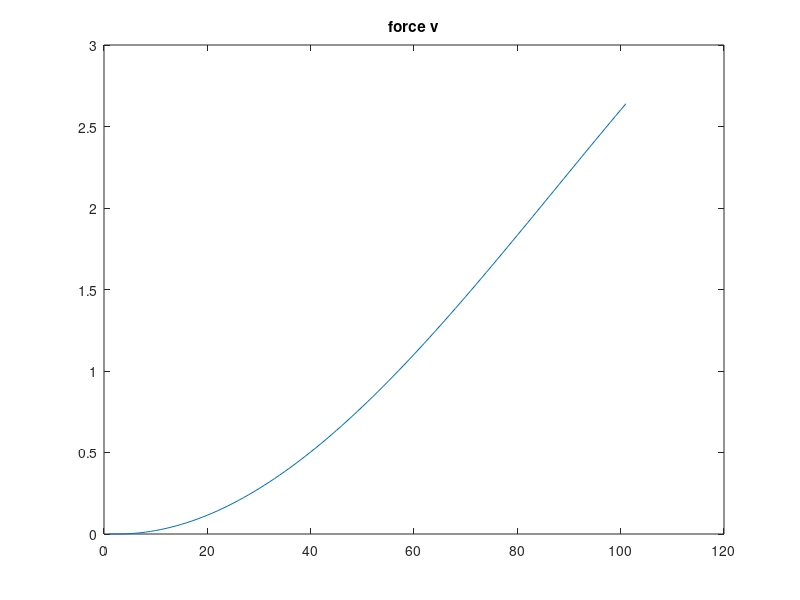
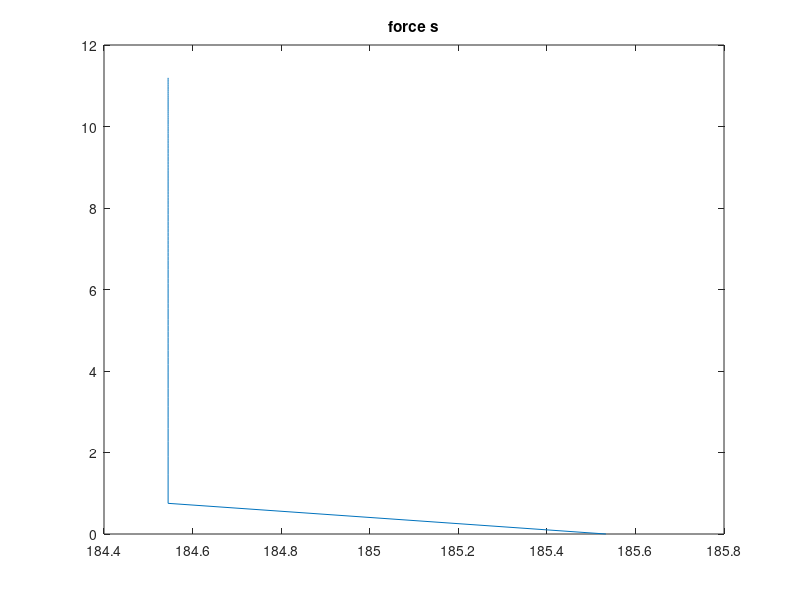
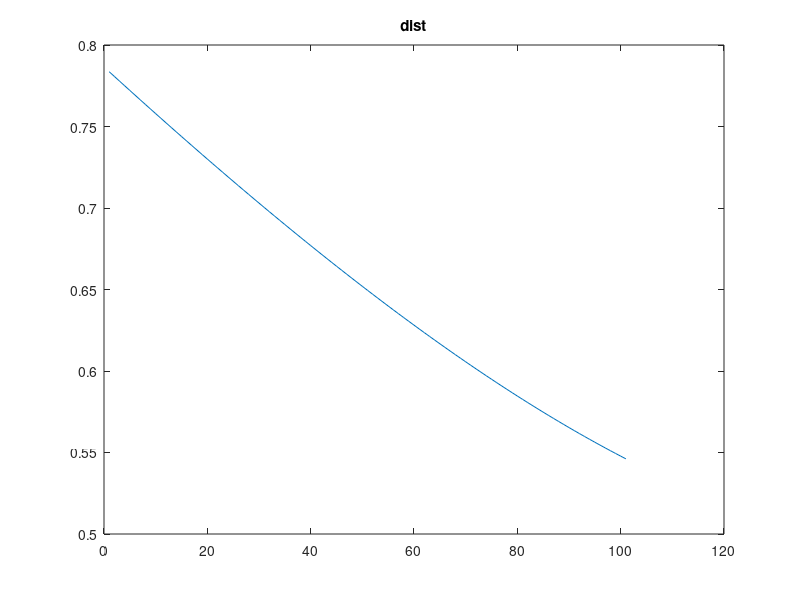
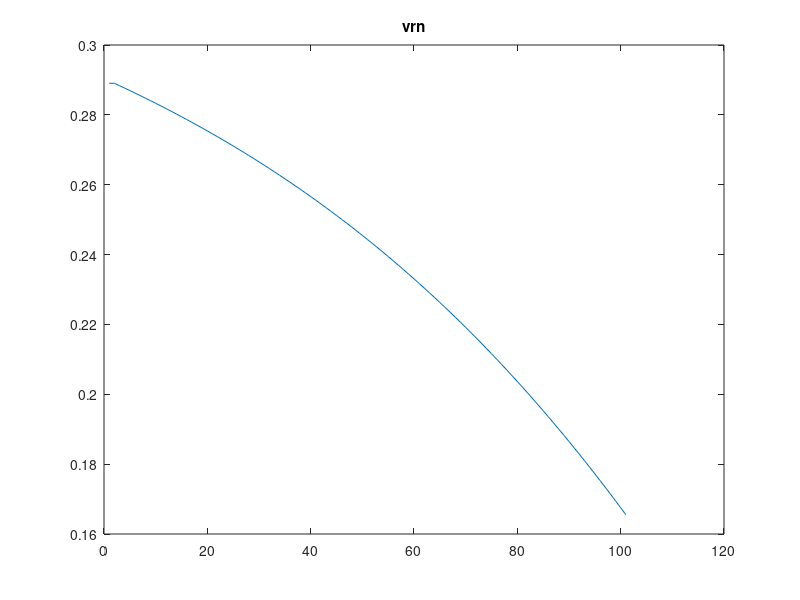

Write MATLAB code to recreate these figures, in order.
n_particles = 2;
t_max = 10;
dt = 0.01;
t_durn = 0:dt:1;

% params
R = 10;
m = 1;

% initial vals
x = zeros(n_particles,length(t_durn));
y = zeros(n_particles,length(t_durn));

vx = zeros(n_particles,length(t_durn));
vy = zeros(n_particles,length(t_durn));
vrn_vec = zeros(1,length(t_durn));

force_v_x = zeros(1,length(t_durn));
force_v_y = zeros(1,length(t_durn));

force_s_x = zeros(1,length(t_durn));
force_s_y = zeros(1,length(t_durn));

% intialise
x(1,1) = rand;
x(2,1) = rand;

y(1,1) = rand;
y(2,1) = rand;

d = sqrt( (x(1,1) - x(2,1))^2  +  (y(1,1) - y(2,1))^2 );
if d >= 2*R
    while d > 2*R
        x(1,1) = rand;
        x(2,1) = rand;
        
        y(1,1) = rand;
        y(2,1) = rand;
        
        d = sqrt( (x(1,1) - x(2,1))^2  +  (y(1,1) - y(2,1))^2 );
    end
end

vx(1,1) = rand;
vx(2,1) = rand;

vy(1,1) = rand;
vy(2,1) = rand;

% diff_coef = 3.832e-29;
% atomic_vol = 1.18e-29;
diff_coef = 3.832e-19;
atomic_vol = 1.18e-1;
surface_energy = 1.72;
dihedral_angle = 146*(pi/180); % radians
density = 8920;
kT = 1.38e-23*1e3;

a = zeros(1,length(t_durn));
    t=2;

    a(t-1) = 0.7*rand;
    d = sqrt( (x(1,t-1) - x(2,t-1))^2  +  (y(1,t-1) - y(2,t-1))^2 );
    force_v = (pi*(a(t-1)^4))/(8*((diff_coef*atomic_vol)/(kT)));
    dx = ( x(1,t-1) - x(2,t-1) );
    dy = ( y(1,t-1) - y(2,t-1) );
    force_v_x(t-1) = force_v*(abs(dx)/d);
    force_v_y(t-1) = force_v*(abs(dy)/d);

    v1x = vx(1,t-1);
    v1y = vy(1,t-1);

    v2x = vx(2,t-1);
    v2y = vy(2,t-1);

    unit_vec = [-dx, -dy]./d;
    v1n = v1x*(unit_vec(1)) + v1y*(unit_vec(2));
    v2n = v2x*(unit_vec(1)) + v2y*((unit_vec(2)));
    vrn = v1n - v2n;
    vrn_vec(t-1) = vrn;
    force_s = pi*(surface_energy)*(4*R*( 1 - 0.5*cos(dihedral_angle/2) ) + a(t-1)*sin(dihedral_angle/2) );
    force_s_x(t-1) = force_s*(abs(dx)/d);
    force_s_y(t-1) = force_s*(abs(dy)/d);
    
for t=2:length(t_durn)
    d = sqrt( (x(1,t-1) - x(2,t-1))^2  +  (y(1,t-1) - y(2,t-1))^2 );
    force_v = (pi*(a(t-1)^4))/(8*((diff_coef*atomic_vol)/(kT)));
    dx = ( x(1,t-1) - x(2,t-1) );
    dy = ( y(1,t-1) - y(2,t-1) );
    force_v_x(t) = force_v*(abs(dx)/d);
    force_v_y(t) = force_v*(abs(dy)/d);


    v1x = vx(1,t-1);
    v1y = vy(1,t-1);

    v2x = vx(2,t-1);
    v2y = vy(2,t-1);

    unit_vec = [-dx, -dy]./d;
    v1n = v1x*unit_vec(1) + v1y*unit_vec(2);
    v2n = v2x*unit_vec(1) + v2y*unit_vec(2);
    vrn = v1n - v2n;
    vrn_vec(t) = vrn;
    force_s = pi*(surface_energy)*(4*R*( 1 - 0.5*cos(dihedral_angle/2) ) + a(t-1)*sin(dihedral_angle/2) );
    force_s_x(t) = force_s*(abs(dx)/d);
    force_s_y(t) = force_s*(abs(dy)/d);

    for n=1:n_particles
        vx(n,t) =  vx(n,t-1)+ (  (force_v_x(t) + force_s_x(t))/m   )*dt;
        vy(n,t) =  vy(n,t-1) + (  (force_v_y(t) + force_s_y(t))/m   )*dt;
    end
    
    for n=1:n_particles
        x(n,t) = x(n,t-1) + vx(n,t)*dt;
        y(n,t) = y(n,t-1) + vy(n,t)*dt;
    end
    a(t) = sqrt(a(t-1)^2 -  2*R*vrn*dt);
end

%%
figure
    plot(sqrt(force_v_x.^2 + force_v_y.^2))
    title('force v')

figure
     plot(sqrt(force_s_x.^2 + force_s_y.^2))
    title('force s')

  %%
  figure
    plot( sqrt( (x(1,:)-x(2,:)).^2 + (y(1,:)-y(2,:)).^2 ) )
    title('dist')
    %%
    figure
        plot(vrn_vec)
        title('vrn')
  